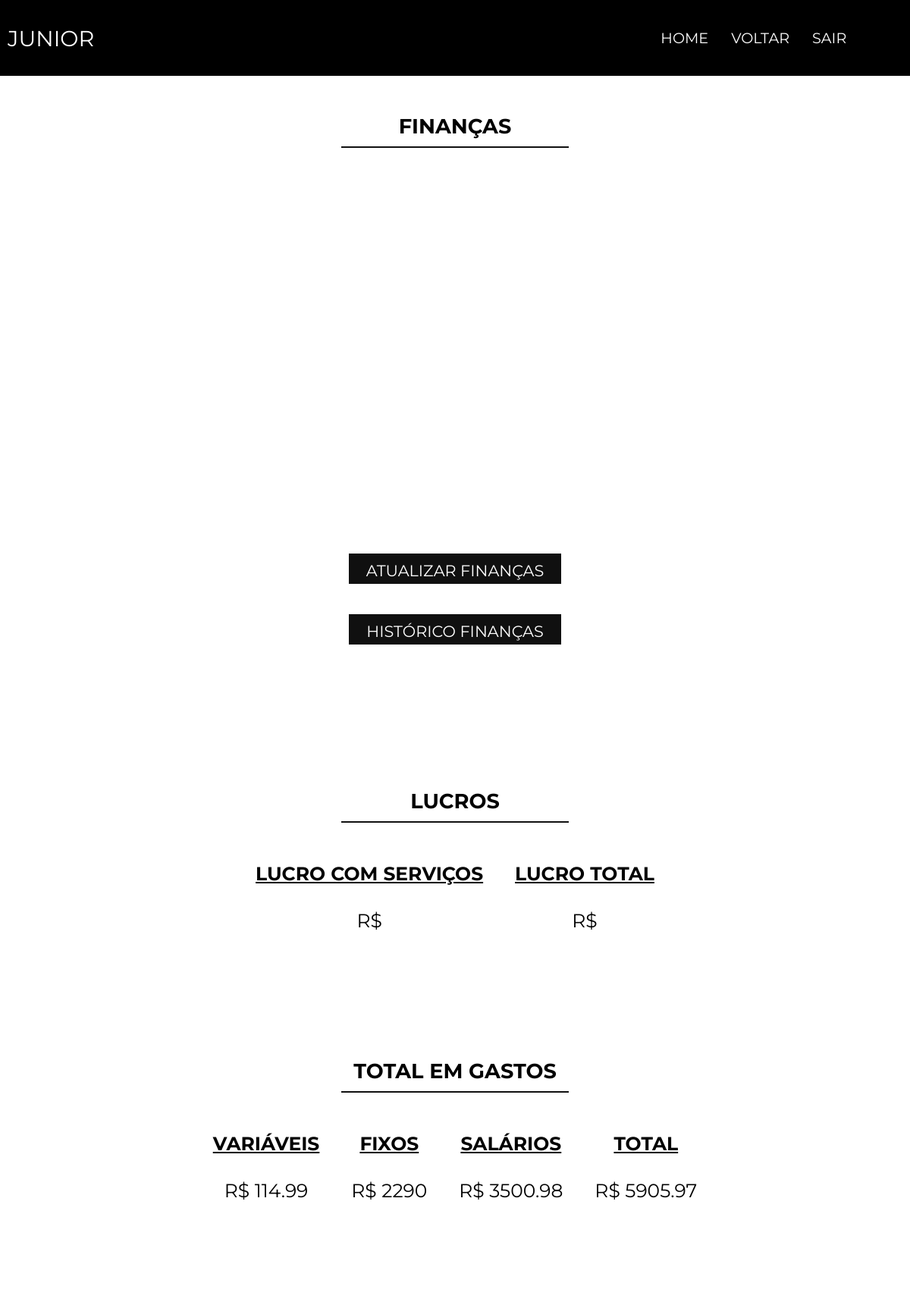
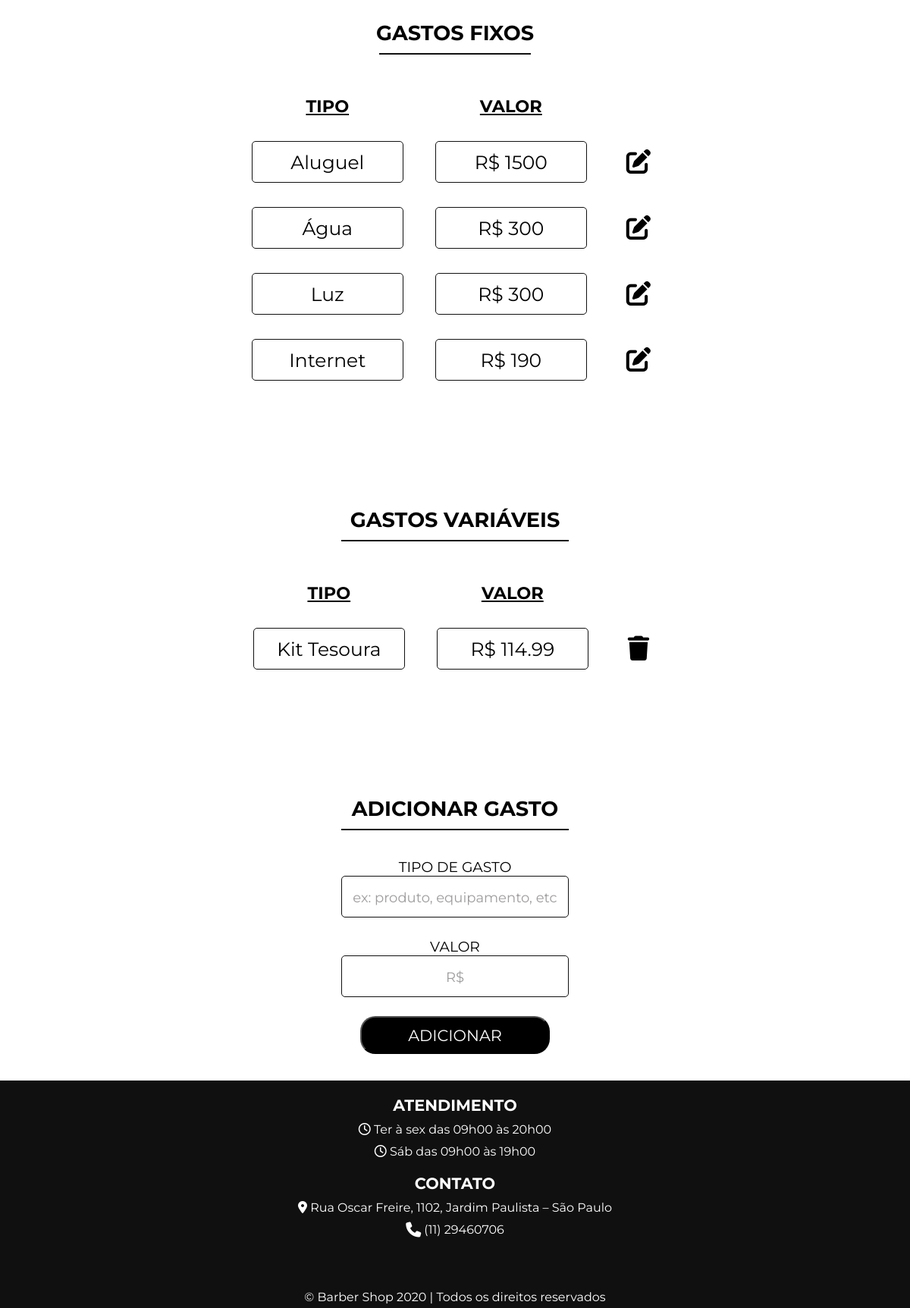
Screenshot of /financas/painelfinancas.php (signed in) with the database file from the repository (2 pictures, top to bottom).
### tables this page shows
CREATE TABLE IF NOT EXISTS `tb_proprietario` (
  `idProprietario` int(11) NOT NULL AUTO_INCREMENT,
  `nome` varchar(45) NOT NULL,
  `email_proprietario` varchar(255) NOT NULL,
  `senha_proprietario` varchar(32) NOT NULL,
  PRIMARY KEY (`idProprietario`)
);

CREATE TABLE IF NOT EXISTS `tb_gastosfixos` (
  `idGastosFixos` int(11) NOT NULL AUTO_INCREMENT,
  `tipo` varchar(255) NOT NULL,
  `valor` double NOT NULL,
  PRIMARY KEY (`idGastosFixos`)
);

CREATE TABLE IF NOT EXISTS `tb_gastosvariaveis` (
  `idGastosVariaveis` int(11) NOT NULL AUTO_INCREMENT,
  `tipo` varchar(255) NOT NULL,
  `valor` double NOT NULL,
  PRIMARY KEY (`idGastosVariaveis`)
);

### financas/painelfinancas.php (the view, shortened to what this page needs)
<?php
require_once '../crud/conexaoDB.php';
if(!isset($_SESSION['proprietario'])){
    header ('location: ../cadastro-login/login-funcionario.html');
}
else{
    $idProprietario = $_SESSION['id_proprietario'];
    $sql = "SELECT * FROM tb_proprietario WHERE idProprietario = '$idProprietario'";
    $result = mysqli_query($conexao, $sql);
    $dados = mysqli_fetch_array($result);
}
?>
<!DOCTYPE html>
<html lang="pt-br">
<head>
    <link rel="stylesheet" href="../css/perfis.css">
</head>
<body>
    <header>
        <p class="name"><?php echo $dados['nome']; ?></p>
        <nav>
            <ul>
                <li><a href="../index.php">Home</a></li>
                <li><a href="../perfis/perfilproprietario.php">Voltar</a></li>
                <li><a href="../crud/logout.php">Sair</a></li>
            </ul>
        </nav>
    </header>
    <section>
        <h3>Finanças</h3>
        <hr><br>
        <?php
            $mes = idate('m');
            $sql = mysqli_query($conexao, "SELECT lucrototal FROM tb_financas WHERE mes = '$mes'");
            $result = mysqli_fetch_array($sql);
            if($result['lucrototal'] < 0){
        ?>
            <h4>NÃO HÁ GRÁFICO DESSE MÊS, POIS, SEU SALDO FOI NEGATIVO: <?php echo $result['lucrototal']; ?></h4>
        <?php
            }
            else{
                require_once 'grafico.php';
            }
        ?>
        <a href="../crud/create-financas.php" name="btn-financas">Atualizar Finanças</a>
        <a href="historico.php" name="btn-historico">Histórico Finanças</a>
    </section>
    <section>
    <h3>Lucros</h3>
    <hr><br>
    <table>
        <thead>
            <tr>
                <th>Lucro com Serviços</th>
                <th>Lucro Total</th>
            </tr>
        </thead>
        <tbody>
        <?php
            $sql = mysqli_query($conexao, "SELECT SUM(valor) FROM tb_agendamento");
            $lucroservico = mysqli_fetch_array($sql);
            $mes = idate('m');
            $sql = mysqli_query($conexao, "SELECT lucrototal FROM tb_financas WHERE mes = '$mes'");
            $lucrototal = mysqli_fetch_array($sql);
        ?>
            <tr>
                <td>R$ <?php echo $lucroservico[0];?></td>
                <td>R$ <?php echo $lucrototal[0];?></td>
            </tr>
        </tbody>
    </table>
    </section>
    <section>
        <h3>Total em Gastos</h3>
        <hr><br>
        <table>
        <thead>
            <tr>
                <th>Variáveis</th>
                <th>Fixos</th>
                <th>Salários</th>
                <th>Total</th>
            </tr>
        </thead>
        <tbody>
        <?php
            $sql = mysqli_query($conexao, "SELECT SUM(salario) FROM tb_funcionario");
            $salarios = mysqli_fetch_array($sql);
            $sql = mysqli_query($conexao, "SELECT SUM(valor) FROM tb_gastosfixos");
            $gastosfixos = mysqli_fetch_array($sql);
            $sql = mysqli_query($conexao, "SELECT SUM(valor) FROM tb_gastosvariaveis");
            $gastosvar = mysqli_fetch_array($sql);
            $total = $salarios[0] + $gastosfixos[0] + $gastosvar[0];
        ?>
            <tr>
                <td>R$ <?php echo $gastosvar[0]; ?></td>
                <td>R$ <?php echo $gastosfixos[0]; ?></td>
                <td>R$ <?php echo $salarios[0]; ?></td>
                <td>R$ <?php echo $total; ?></td>
            </tr>
        </tbody>
        </table>
    </section>
    <section class="gastos">
        <h3>Gastos fixos</h3>
        <hr><br>
        <form action="">
            <table>
                <thead>
                    <tr>
                    <th><label for="tipo">Tipo</label></th>
                    <th><label for="valor">Valor</label></th>
                    <th></th>
                    </tr>
                </thead>
                <tbody>
                    <?php
                        $sql = mysqli_query($conexao, "SELECT * FROM tb_gastosfixos");
                        if(mysqli_num_rows($sql) > 0){
                            while($dados = mysqli_fetch_array($sql)){
                    ?>
                    <tr>
                        <td><input type="text" name="tipo" value="<?php echo $dados['tipo']; ?>"></td>
                        <td><input type="text" name="valor" value="R$ <?php echo $dados['valor']; ?>"></td>
                        <td><a href="../crud/editargasto.php?id=<?php echo $dados['idGastosFixos'];?>"><i class="fas fa-edit"></i></a></td>
                    </tr>
                    <?php
                       }
                    }
                    ?>
                </tbody>
            </table>
        </form>
    </section>
    <section>
        <h3>Gastos variáveis</h3>
        <hr><br>
        <form action="">
            <table>
                <thead>
                    <tr>
                        <th><label for="tipo">Tipo</label></th>
                        <th><label for="valor">Valor</label></th>
                    </tr>
                </thead>
                <tbody>
                    <?php
                        $sql = mysqli_query($conexao, "SELECT * FROM tb_gastosvariaveis");
                        if(mysqli_num_rows($sql) > 0){
                            while($dados = mysqli_fetch_array($sql)){
                    ?>
                    <tr>
                        <td><input type="text" name="tipo" value="<?php echo $dados['tipo']; ?>" readonly></td>
                        <td><input type="text" name="valor" value="R$ <?php echo $dados['valor']; ?>" readonly></td>
                        <td><a href="../crud/delete-gasto.php?id=<?php echo $dados['idGastosVariaveis'];?>"><i class="fas fa-trash"></i></a></td>
                    </tr>
                    <?php
                        }
                    }
                    ?>
                </tbody>
            </table>
        </form>
    </section>
    <section class="adicionargasto">
        <h3>Adicionar gasto</h3>
        <hr><br>
        <form action="../crud/adicionargasto.php" method="POST">
            <label for="tipo">Tipo de gasto</label><br>
            <input type="text" name="tipo" placeholder="ex: produto, equipamento, etc"><br><br>
            <label for="valor">Valor</label><br>
            <input type="text" name="valor" placeholder="R$"><br><br>
            <button name="btn-adicionar">Adicionar</button>
        </form>
    </section>
        <footer>
            <h2 class="title">Atendimento</h2>
            <ul class="infos">
                <li><i class="far fa-clock"></i> Ter à sex das 09h00 às 20h00 </li>
                <li><i class="far fa-clock"></i>  Sáb das 09h00 às 19h00 </li>
            </ul>
            <h2 class="title">Contato</h2>
            <ul class="infos">
                <li><i class="fas fa-map-marker-alt"></i> Rua Oscar Freire, 1102, Jardim Paulista – São Paulo </li>
                <li><i class="fa fa-phone fa-lg"></i> (11) 29460706 </li>
            </ul>
            <p>© Barber Shop 2020 | Todos os direitos reservados</p>
        </footer>
</body>
</html>

### css/perfis.css (style rules this page uses)
* { margin: 0; padding: 0; font-size: 100%; box-sizing: border-box; font-family: 'Montserrat', sans-serif; }
nav, ul { list-style: none; }
a { text-decoration: none; cursor: pointer; color: #fff; }
header { width: 100%; background-color: #000; display: flex; position: absolute; top: 0; left: 0; align-items: center; font-size: 1.2em; justify-content: space-between; height: 100px; text-transform: uppercase; margin-bottom: 300px; }
header .name { color: #fff; margin-right: 500px; font-size: 1.5em; width: 500px; display: flex; margin-left: 10px; }
header nav ul { display: flex; margin-left: -25%; }
header nav ul a { padding: 0 15px; color: #fff; text-align: center; }
section { margin-top: 150px; display: flex; flex-direction: column; align-items: center; }
section h3 { font-size: 1.7rem; margin-bottom: 10px; text-transform: uppercase; }
section hr { width: 300px; background-color: #101010; margin-bottom: 10px; border: 1px solid #101010 }
section table { font-size: 1.2em; text-transform: uppercase; text-align: center; }
section table th { text-decoration: underline; }
section table th, td { padding: 15px 20px; }
section a { color: #fff; background-color: #101010; width: 280px; height: 40px; text-align: center; padding: 10px 10px; text-transform: uppercase; font-size: 1em; margin-bottom: 40px; }
section table i { font-size: 1.3em; }
section table td a { background: none; color: #000; }
section { display: flex; font-size: 1.3em; margin-top: 150px; flex-direction: column; align-items: center; text-transform: uppercase; }
.gastos hr { width: 200px }
section form label { font-size: 0.9em }
section form input { width: 200px; height: 55px; border-radius: 5px; border: solid 1px #101010; text-align: center; }
section form button { width: 250px; height: 50px; border-radius: 20px; color: #fff; background-color: #000; margin: 0 120px 35px; text-transform: uppercase; }
.adicionargasto form { text-align: center; }
.adicionargasto form input { width: 300px; }
footer { width: 100%; height: 300px; background-color: #101010; color: #fff; display: flex; flex-direction: column; align-items: center; }
footer h2 { font-size: 1.3em; text-transform: uppercase; margin-top: 20px }
footer ul { font-size: 1em; text-align: center; }
footer ul li { margin-top: 10px; }
footer p { margin-top: 70px }

### rows the page displays
tb_proprietario: nome "JUNIOR"
tb_gastosfixos: tipo "Aluguel", valor "R$ 1500"
tb_gastosfixos: tipo "Água", valor "R$ 300"
tb_gastosfixos: tipo "Luz", valor "R$ 300"
tb_gastosfixos: tipo "Internet", valor "R$ 190"
tb_gastosvariaveis: tipo "Kit Tesoura", valor "R$ 114.99"

### other values shown
$gastosvar[0] "114.99"
$gastosfixos[0] "2290"
$salarios[0] "3500.98"
$total "5905.97"
